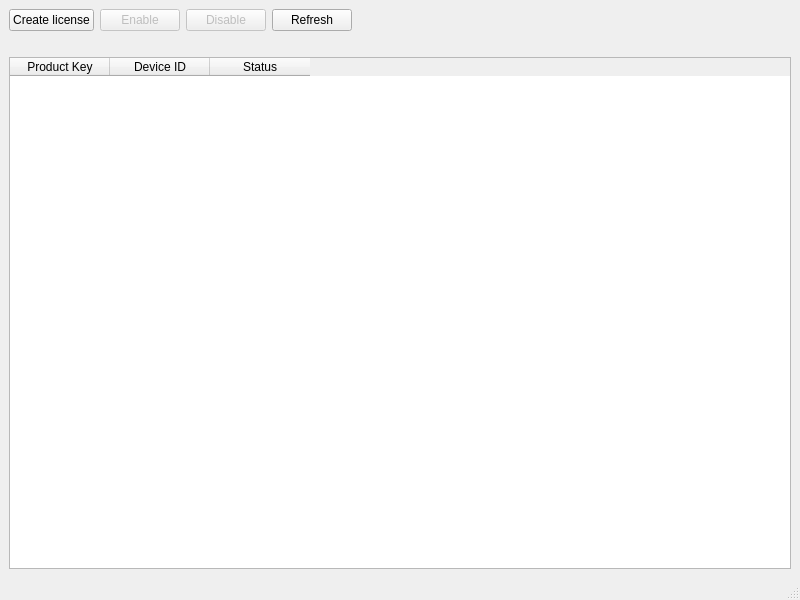
<?xml version="1.0" encoding="UTF-8"?>
<ui version="4.0">
 <class>ServerWindow</class>
 <widget class="QMainWindow" name="ServerWindow">
  <property name="geometry">
   <rect>
    <x>0</x>
    <y>0</y>
    <width>800</width>
    <height>600</height>
   </rect>
  </property>
  <property name="windowTitle">
   <string>Server Window</string>
  </property>
  <widget class="QWidget" name="centralwidget">
   <layout class="QVBoxLayout" name="mainLayout">
    <item>
     <layout class="QHBoxLayout" name="licenseActionLayout">
      <item>
       <widget class="QPushButton" name="createLicenseButton">
        <property name="text">
         <string>Create license</string>
        </property>
       </widget>
      </item>
      <item>
       <widget class="QPushButton" name="enableLicenseButton">
        <property name="enabled">
         <bool>false</bool>
        </property>
        <property name="text">
         <string>Enable</string>
        </property>
       </widget>
      </item>
      <item>
       <widget class="QPushButton" name="disableLicenseButton">
        <property name="enabled">
         <bool>false</bool>
        </property>
        <property name="text">
         <string>Disable</string>
        </property>
       </widget>
      </item>
      <item>
       <widget class="QPushButton" name="refreshLicensesButton">
        <property name="text">
         <string>Refresh</string>
        </property>
       </widget>
      </item>
      <item>
       <spacer name="licenseActionSpacer">
        <property name="orientation">
         <enum>Qt::Horizontal</enum>
        </property>
        <property name="sizeHint" stdset="0">
         <size>
          <width>40</width>
          <height>20</height>
         </size>
        </property>
       </spacer>
      </item>
     </layout>
    </item>
    <item>
     <widget class="QLabel" name="errorLabel">
      <property name="text">
       <string/>
      </property>
     </widget>
    </item>
    <item>
     <widget class="QTableWidget" name="licenseTable">
      <property name="columnCount">
       <number>3</number>
      </property>
      <column>
       <property name="text">
        <string>Product Key</string>
       </property>
      </column>
      <column>
       <property name="text">
        <string>Device ID</string>
       </property>
      </column>
      <column>
       <property name="text">
        <string>Status</string>
       </property>
      </column>
     </widget>
    </item>
   </layout>
  </widget>
  <widget class="QMenuBar" name="menubar">
   <property name="geometry">
    <rect>
     <x>0</x>
     <y>0</y>
     <width>800</width>
     <height>21</height>
    </rect>
   </property>
  </widget>
  <widget class="QStatusBar" name="statusbar"/>
 </widget>
 <resources/>
 <connections/>
</ui>
